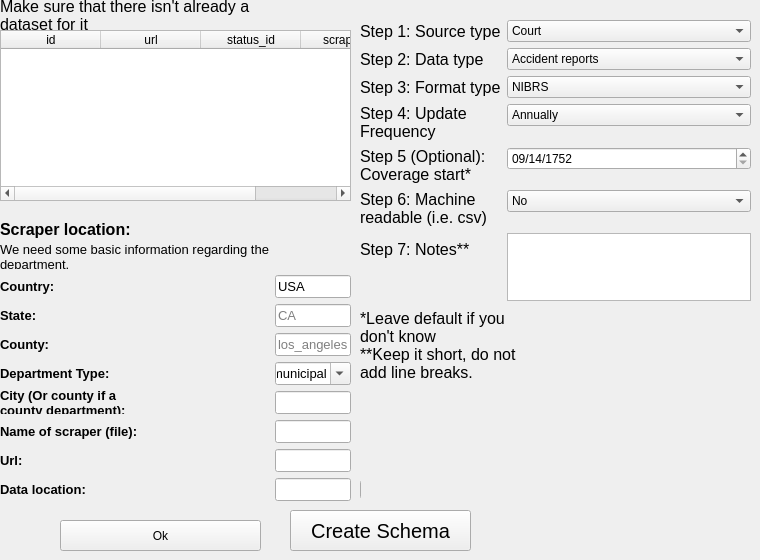
    <widget class="QWidget" name="DatasetCreation">
     <attribute name="title">
      <string>Dataset</string>
     </attribute>
     <widget class="QTableWidget" name="dataset_table">
      <property name="geometry">
       <rect>
        <x>0</x>
        <y>30</y>
        <width>351</width>
        <height>171</height>
       </rect>
      </property>
      <property name="sizeAdjustPolicy">
       <enum>QAbstractScrollArea::AdjustToContents</enum>
      </property>
      <property name="alternatingRowColors">
       <bool>true</bool>
      </property>
      <attribute name="horizontalHeaderMinimumSectionSize">
       <number>80</number>
      </attribute>
      <attribute name="verticalHeaderDefaultSectionSize">
       <number>61</number>
      </attribute>
      <attribute name="verticalHeaderMinimumSectionSize">
       <number>29</number>
      </attribute>
      <column>
       <property name="text">
        <string>id</string>
       </property>
      </column>
      <column>
       <property name="text">
        <string>url</string>
       </property>
      </column>
      <column>
       <property name="text">
        <string>status_id</string>
       </property>
      </column>
      <column>
       <property name="text">
        <string>scraper_id</string>
       </property>
      </column>
     </widget>
     <widget class="QPushButton" name="create_schema_button">
      <property name="geometry">
       <rect>
        <x>290</x>
        <y>510</y>
        <width>181</width>
        <height>41</height>
       </rect>
      </property>
      <property name="font">
       <font>
        <pointsize>15</pointsize>
       </font>
      </property>
      <property name="text">
       <string>Create Schema</string>
      </property>
     </widget>
     <widget class="QLabel" name="step1_note">
      <property name="geometry">
       <rect>
        <x>0</x>
        <y>-10</y>
        <width>301</width>
        <height>51</height>
       </rect>
      </property>
      <property name="font">
       <font>
        <pointsize>12</pointsize>
       </font>
      </property>
      <property name="text">
       <string>Make sure that there isn't already a dataset for it</string>
      </property>
      <property name="wordWrap">
       <bool>true</bool>
      </property>
     </widget>
     <widget class="QWidget" name="formLayoutWidget_3">
      <property name="geometry">
       <rect>
        <x>360</x>
        <y>20</y>
        <width>391</width>
        <height>281</height>
       </rect>
      </property>
      <layout class="QFormLayout" name="formLayout_3">
       <item row="0" column="0">
        <widget class="QLabel" name="step1_dataset">
         <property name="font">
          <font>
           <pointsize>12</pointsize>
          </font>
         </property>
         <property name="text">
          <string>Step 1: Source type</string>
         </property>
         <property name="wordWrap">
          <bool>true</bool>
         </property>
        </widget>
       </item>
       <item row="0" column="1">
        <widget class="QComboBox" name="source_type_cb">
         <item>
          <property name="text">
           <string>Court</string>
          </property>
         </item>
         <item>
          <property name="text">
           <string>Direct</string>
          </property>
         </item>
         <item>
          <property name="text">
           <string>Third party</string>
          </property>
         </item>
        </widget>
       </item>
       <item row="1" column="0">
        <widget class="QLabel" name="step2_dataset">
         <property name="font">
          <font>
           <pointsize>12</pointsize>
          </font>
         </property>
         <property name="text">
          <string>Step 2: Data type</string>
         </property>
         <property name="wordWrap">
          <bool>true</bool>
         </property>
        </widget>
       </item>
       <item row="1" column="1">
        <widget class="QComboBox" name="data_type_cb">
         <item>
          <property name="text">
           <string>Accident reports</string>
          </property>
         </item>
         <item>
          <property name="text">
           <string>Arrest records</string>
          </property>
         </item>
         <item>
          <property name="text">
           <string>Booking reports</string>
          </property>
         </item>
         <item>
          <property name="text">
           <string>Calls for service (CFS)</string>
          </property>
         </item>
         <item>
          <property name="text">
           <string>Car GPS</string>
          </property>
         </item>
         <item>
          <property name="text">
           <string>Court cases</string>
          </property>
         </item>
         <item>
          <property name="text">
           <string>Daily activity logs</string>
          </property>
         </item>
         <item>
          <property name="text">
           <string>Dispatch logs</string>
          </property>
         </item>
         <item>
          <property name="text">
           <string>Dispatch Recordings</string>
          </property>
         </item>
         <item>
          <property name="text">
           <string>Incident reports</string>
          </property>
         </item>
         <item>
          <property name="text">
           <string>Officer complaint records</string>
          </property>
         </item>
         <item>
          <property name="text">
           <string>Officer records</string>
          </property>
         </item>
         <item>
          <property name="text">
           <string>Personnel files</string>
          </property>
         </item>
         <item>
          <property name="text">
           <string>Policy manuals</string>
          </property>
         </item>
         <item>
          <property name="text">
           <string>Post certifications</string>
          </property>
         </item>
         <item>
          <property name="text">
           <string>Time sheets</string>
          </property>
         </item>
         <item>
          <property name="text">
           <string>Traffic citations</string>
          </property>
         </item>
         <item>
          <property name="text">
           <string>Traffic stops</string>
          </property>
         </item>
         <item>
          <property name="text">
           <string>Traing logs</string>
          </property>
         </item>
         <item>
          <property name="text">
           <string>Use of force reports (UoF)</string>
          </property>
         </item>
         <item>
          <property name="text">
           <string>Video metadata</string>
          </property>
         </item>
         <item>
          <property name="text">
           <string>Videos</string>
          </property>
         </item>
         <item>
          <property name="text">
           <string>Crime statistics</string>
          </property>
         </item>
         <item>
          <property name="text">
           <string>Annual reports</string>
          </property>
         </item>
         <item>
          <property name="text">
           <string>Daily crime bulletin</string>
          </property>
         </item>
         <item>
          <property name="text">
           <string>Media bulletin</string>
          </property>
         </item>
         <item>
          <property name="text">
           <string>Multi</string>
          </property>
         </item>
         <item>
          <property name="text">
           <string>Sex offender registry</string>
          </property>
         </item>
         <item>
          <property name="text">
           <string>Wanted persons</string>
          </property>
         </item>
         <item>
          <property name="text">
           <string>Crime maps</string>
          </property>
         </item>
         <item>
          <property name="text">
           <string>Missing kids</string>
          </property>
         </item>
        </widget>
       </item>
       <item row="2" column="0">
        <widget class="QLabel" name="step3_dataset">
         <property name="font">
          <font>
           <pointsize>12</pointsize>
          </font>
         </property>
         <property name="text">
          <string>Step 3: Format type</string>
         </property>
         <property name="wordWrap">
          <bool>true</bool>
         </property>
        </widget>
       </item>
       <item row="2" column="1">
        <widget class="QComboBox" name="format_type_cb">
         <item>
          <property name="text">
           <string>NIBRS</string>
          </property>
         </item>
         <item>
          <property name="text">
           <string>CityProtect</string>
          </property>
         </item>
         <item>
          <property name="text">
           <string>Crimemapping</string>
          </property>
         </item>
         <item>
          <property name="text">
           <string>Opendata</string>
          </property>
         </item>
         <item>
          <property name="text">
           <string>Crimegraphics</string>
          </property>
         </item>
        </widget>
       </item>
       <item row="3" column="0">
        <widget class="QLabel" name="step4_dataset">
         <property name="font">
          <font>
           <pointsize>12</pointsize>
          </font>
         </property>
         <property name="text">
          <string>Step 4: Update Frequency</string>
         </property>
         <property name="wordWrap">
          <bool>true</bool>
         </property>
        </widget>
       </item>
       <item row="3" column="1">
        <widget class="QComboBox" name="update_freq_cb">
         <item>
          <property name="text">
           <string>Annually</string>
          </property>
         </item>
         <item>
          <property name="text">
           <string>Bi-annually (6 month)</string>
          </property>
         </item>
         <item>
          <property name="text">
           <string>Quarterly</string>
          </property>
         </item>
         <item>
          <property name="text">
           <string>Monthly</string>
          </property>
         </item>
         <item>
          <property name="text">
           <string>Weekly</string>
          </property>
         </item>
         <item>
          <property name="text">
           <string>Daily</string>
          </property>
         </item>
        </widget>
       </item>
       <item row="4" column="0">
        <widget class="QLabel" name="step5_dataset">
         <property name="font">
          <font>
           <pointsize>12</pointsize>
          </font>
         </property>
         <property name="text">
          <string>Step 5 (Optional): Coverage start*</string>
         </property>
         <property name="wordWrap">
          <bool>true</bool>
         </property>
        </widget>
       </item>
       <item row="4" column="1">
        <widget class="QDateEdit" name="coverage_start_dateEdit">
         <property name="displayFormat">
          <string>MM/dd/yyyy</string>
         </property>
         <property name="calendarPopup">
          <bool>false</bool>
         </property>
         <property name="timeSpec">
          <enum>Qt::UTC</enum>
         </property>
         <property name="date">
          <date>
           <year>1752</year>
           <month>9</month>
           <day>14</day>
          </date>
         </property>
        </widget>
       </item>
       <item row="5" column="0">
        <widget class="QLabel" name="step6_dataset">
         <property name="font">
          <font>
           <pointsize>12</pointsize>
          </font>
         </property>
         <property name="text">
          <string>Step 6: Machine readable (i.e. csv)</string>
         </property>
         <property name="wordWrap">
          <bool>true</bool>
         </property>
        </widget>
       </item>
       <item row="5" column="1">
        <widget class="QComboBox" name="machine_readable">
         <item>
          <property name="text">
           <string>No</string>
          </property>
         </item>
         <item>
          <property name="text">
           <string>Yes</string>
          </property>
         </item>
        </widget>
       </item>
       <item row="6" column="0">
        <widget class="QLabel" name="step7_dataset">
         <property name="font">
          <font>
           <pointsize>12</pointsize>
          </font>
         </property>
         <property name="text">
          <string>Step 7: Notes**</string>
         </property>
         <property name="wordWrap">
          <bool>true</bool>
         </property>
        </widget>
       </item>
       <item row="6" column="1">
        <widget class="QPlainTextEdit" name="dataset_notes"/>
       </item>
      </layout>
     </widget>
     <widget class="QLabel" name="step_7_note">
      <property name="geometry">
       <rect>
        <x>360</x>
        <y>300</y>
        <width>161</width>
        <height>91</height>
       </rect>
      </property>
      <property name="font">
       <font>
        <pointsize>12</pointsize>
       </font>
      </property>
      <property name="text">
       <string>*Leave default if you don't know
**Keep it short, do not add line breaks.</string>
      </property>
      <property name="wordWrap">
       <bool>true</bool>
      </property>
     </widget>
     <widget class="QWidget" name="skipped_widget" native="true">
      <property name="geometry">
       <rect>
        <x>-20</x>
        <y>200</y>
        <width>381</width>
        <height>301</height>
       </rect>
      </property>
      <widget class="QWidget" name="layoutWidget">
       <property name="geometry">
        <rect>
         <x>20</x>
         <y>20</y>
         <width>351</width>
         <height>281</height>
        </rect>
       </property>
       <layout class="QFormLayout" name="skipped_layout">
        <item row="1" column="0">
         <widget class="QLabel" name="step2_header_9">
          <property name="font">
           <font>
            <pointsize>12</pointsize>
            <weight>75</weight>
            <bold>true</bold>
           </font>
          </property>
          <property name="text">
           <string>Scraper location:</string>
          </property>
          <property name="wordWrap">
           <bool>true</bool>
          </property>
         </widget>
        </item>
        <item row="2" column="0">
         <widget class="QLabel" name="step2_scraper_text_10">
          <property name="font">
           <font>
            <pointsize>10</pointsize>
           </font>
          </property>
          <property name="text">
           <string>We need some basic information regarding the department.</string>
          </property>
          <property name="wordWrap">
           <bool>true</bool>
          </property>
         </widget>
        </item>
        <item row="3" column="0">
         <widget class="QLabel" name="step2_scraper_text_11">
          <property name="font">
           <font>
            <pointsize>10</pointsize>
            <weight>75</weight>
            <bold>true</bold>
           </font>
          </property>
          <property name="text">
           <string>Country:</string>
          </property>
          <property name="wordWrap">
           <bool>true</bool>
          </property>
         </widget>
        </item>
        <item row="3" column="1">
         <widget class="QLineEdit" name="country_input_data">
          <property name="font">
           <font>
            <pointsize>10</pointsize>
           </font>
          </property>
          <property name="text">
           <string>USA</string>
          </property>
          <property name="placeholderText">
           <string/>
          </property>
         </widget>
        </item>
        <item row="5" column="0">
         <widget class="QLabel" name="step2state_4">
          <property name="font">
           <font>
            <pointsize>10</pointsize>
            <weight>75</weight>
            <bold>true</bold>
           </font>
          </property>
          <property name="text">
           <string>State:</string>
          </property>
          <property name="wordWrap">
           <bool>true</bool>
          </property>
         </widget>
        </item>
        <item row="5" column="1">
         <widget class="QLineEdit" name="state_input_data">
          <property name="font">
           <font>
            <pointsize>10</pointsize>
           </font>
          </property>
          <property name="placeholderText">
           <string>CA</string>
          </property>
         </widget>
        </item>
        <item row="7" column="0">
         <widget class="QLabel" name="label_43">
          <property name="font">
           <font>
            <pointsize>10</pointsize>
            <weight>75</weight>
            <bold>true</bold>
           </font>
          </property>
          <property name="text">
           <string>County:</string>
          </property>
          <property name="wordWrap">
           <bool>true</bool>
          </property>
         </widget>
        </item>
        <item row="7" column="1">
         <widget class="QLineEdit" name="county_input_data">
          <property name="font">
           <font>
            <pointsize>10</pointsize>
           </font>
          </property>
          <property name="placeholderText">
           <string>los_angeles</string>
          </property>
         </widget>
        </item>
        <item row="9" column="0">
         <widget class="QLabel" name="label_44">
          <property name="font">
           <font>
            <pointsize>10</pointsize>
            <weight>75</weight>
            <bold>true</bold>
           </font>
          </property>
          <property name="text">
           <string>Department Type:</string>
          </property>
          <property name="wordWrap">
           <bool>true</bool>
          </property>
         </widget>
        </item>
        <item row="9" column="1">
         <widget class="QComboBox" name="department_type_input_data">
          <property name="font">
           <font>
            <pointsize>10</pointsize>
           </font>
          </property>
          <property name="editable">
           <bool>true</bool>
          </property>
          <item>
           <property name="text">
            <string>municipal</string>
           </property>
          </item>
          <item>
           <property name="text">
            <string>county</string>
           </property>
          </item>
          <item>
           <property name="text">
            <string>college</string>
           </property>
          </item>
         </widget>
        </item>
        <item row="11" column="0">
         <widget class="QLabel" name="step2city_4">
          <property name="font">
           <font>
            <pointsize>10</pointsize>
            <weight>75</weight>
            <bold>true</bold>
           </font>
          </property>
          <property name="text">
           <string>City (Or county if a county department):</string>
          </property>
          <property name="wordWrap">
           <bool>true</bool>
          </property>
         </widget>
        </item>
        <item row="11" column="1">
         <widget class="QLineEdit" name="city_input_data">
          <property name="font">
           <font>
            <pointsize>10</pointsize>
           </font>
          </property>
         </widget>
        </item>
        <item row="12" column="0">
         <widget class="QLabel" name="step2city_5">
          <property name="font">
           <font>
            <pointsize>10</pointsize>
            <weight>75</weight>
            <bold>true</bold>
           </font>
          </property>
          <property name="text">
           <string>Name of scraper (file):</string>
          </property>
          <property name="wordWrap">
           <bool>true</bool>
          </property>
         </widget>
        </item>
        <item row="12" column="1">
         <widget class="QLineEdit" name="scraper_name_data">
          <property name="font">
           <font>
            <pointsize>10</pointsize>
           </font>
          </property>
         </widget>
        </item>
        <item row="13" column="0">
         <widget class="QLabel" name="step2city_6">
          <property name="font">
           <font>
            <pointsize>10</pointsize>
            <weight>75</weight>
            <bold>true</bold>
           </font>
          </property>
          <property name="text">
           <string>Url:</string>
          </property>
          <property name="wordWrap">
           <bool>true</bool>
          </property>
         </widget>
        </item>
        <item row="13" column="1">
         <widget class="QLineEdit" name="url_data">
          <property name="font">
           <font>
            <pointsize>10</pointsize>
           </font>
          </property>
         </widget>
        </item>
        <item row="14" column="0">
         <widget class="QLabel" name="step2city_7">
          <property name="font">
           <font>
            <pointsize>10</pointsize>
            <weight>75</weight>
            <bold>true</bold>
           </font>
          </property>
          <property name="text">
           <string>Data location:</string>
          </property>
          <property name="wordWrap">
           <bool>true</bool>
          </property>
         </widget>
        </item>
        <item row="14" column="1">
         <widget class="QLineEdit" name="save_data">
          <property name="font">
           <font>
            <pointsize>10</pointsize>
           </font>
          </property>
         </widget>
        </item>
       </layout>
      </widget>
      <widget class="QLineEdit" name="url_data_2">
       <property name="geometry">
        <rect>
         <x>380</x>
         <y>280</y>
         <width>116</width>
         <height>19</height>
        </rect>
       </property>
       <property name="font">
        <font>
         <pointsize>10</pointsize>
        </font>
       </property>
      </widget>
     </widget>
     <widget class="QPushButton" name="skip_ok_button">
      <property name="geometry">
       <rect>
        <x>60</x>
        <y>520</y>
        <width>201</width>
        <height>31</height>
       </rect>
      </property>
      <property name="text">
       <string>Ok</string>
      </property>
     </widget>
    </widget>
